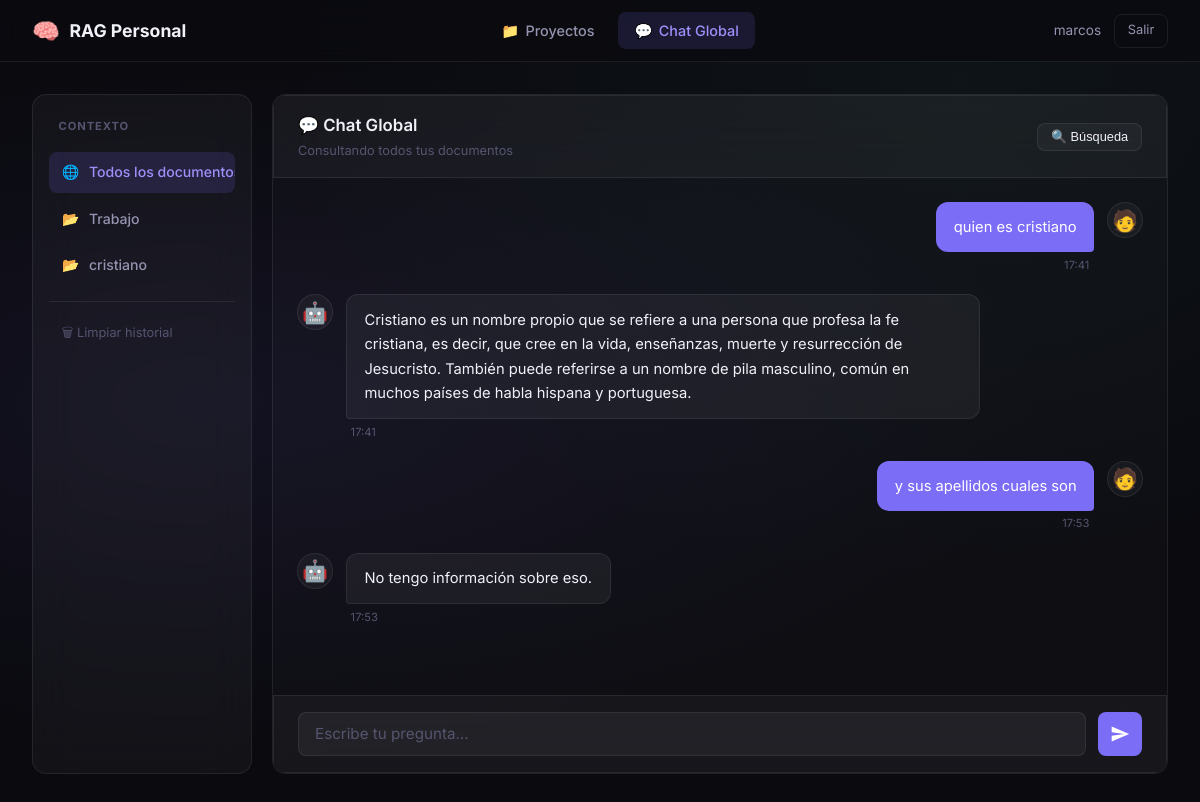
The app's page /chat (signed in) with its own data.
### tables this page shows
CREATE TABLE usuarios (
        id INTEGER PRIMARY KEY AUTOINCREMENT,
        nombre TEXT NOT NULL,
        email TEXT NOT NULL UNIQUE,
        password_hash TEXT NOT NULL,
        creado_en TEXT NOT NULL
    );

CREATE TABLE proyectos (
        id INTEGER PRIMARY KEY AUTOINCREMENT,
        usuario_id INTEGER NOT NULL,
        nombre TEXT NOT NULL,
        descripcion TEXT,
        creado_en TEXT NOT NULL,
        FOREIGN KEY(usuario_id) REFERENCES usuarios(id)
    );

CREATE TABLE mensajes_chat (
        id INTEGER PRIMARY KEY AUTOINCREMENT,
        usuario_id INTEGER NOT NULL,
        proyecto_id INTEGER,
        rol TEXT NOT NULL,
        contenido TEXT NOT NULL,
        creado_en TEXT NOT NULL,
        FOREIGN KEY(usuario_id) REFERENCES usuarios(id),
        FOREIGN KEY(proyecto_id) REFERENCES proyectos(id)
    );

### main.py (the view)
@app.get("/chat", response_class=HTMLResponse)
async def chat_global(request: Request):
    u = usuario_actual(request)
    if not u:
        return RedirectResponse("/login", status_code=303)
    conn = conectar()
    historial = conn.execute(
        "SELECT * FROM mensajes_chat WHERE usuario_id = ? AND proyecto_id IS NULL ORDER BY creado_en ASC LIMIT 100",
        (u["id"],)
    ).fetchall()
    proyectos = conn.execute(
        "SELECT * FROM proyectos WHERE usuario_id = ?", (u["id"],)
    ).fetchall()
    conn.close()
    return templates.TemplateResponse("chat.html", {
        "request": request,
        "usuario": u,
        "historial": historial,
        "proyectos": proyectos,
        "proyecto_actual": None,
        "activo": "chat",
    })

### templates/chat.html (shortened to what this page needs)
{% extends "base.html" %}
{% block content %}
<div class="chat-layout">
  <aside class="chat-sidebar glass">
    <div class="sidebar-title">Contexto</div>
    <a href="/chat" class="sidebar-item {% if not proyecto_actual %}active{% endif %}">
      <span>🌐</span> Todos los documentos
    </a>
    {% for p in proyectos %}
    <a href="/chat/{{ p.id }}" class="sidebar-item {% if proyecto_actual and proyecto_actual.id == p.id %}active{% endif %}">
      <span>📂</span> {{ p.nombre }}
    </a>
    {% endfor %}
    <div class="sidebar-divider"></div>
    <form method="post" action="/chat/limpiar">
      <button type="submit" class="sidebar-clear" onclick="return confirm('¿Borrar historial?')">
        🗑 Limpiar historial
      </button>
    </form>
  </aside>
  <div class="chat-area">
    <div class="chat-header glass">
      <div>
        <h2 class="chat-title">
          {% if proyecto_actual %}
            💬 {{ proyecto_actual.nombre }}
          {% else %}
            💬 Chat Global
          {% endif %}
        </h2>
        <p class="chat-subtitle">
          {% if proyecto_actual %}
            Consultando documentos de "{{ proyecto_actual.nombre }}"
          {% else %}
            Consultando todos tus documentos
          {% endif %}
        </p>
      </div>
      <button class="btn-secondary btn-sm" id="btn-busqueda" onclick="toggleBusqueda()">🔍 Búsqueda</button>
    </div>
    <div class="chat-messages" id="chat-messages">
      {% for msg in historial %}
      <div class="message message-{{ msg.rol }}">
        <div class="message-avatar">{{ '🧑' if msg.rol == 'user' else '🤖' }}</div>
        <div class="message-bubble">
          <div class="message-content">{{ msg.contenido }}</div>
          <div class="message-time">{{ msg.creado_en[11:16] }}</div>
        </div>
      </div>
      {% endfor %}
    </div>
    <div class="chat-input-area glass">
      <div class="chat-input-row">
        <textarea
          id="chat-input"
          placeholder="Escribe tu pregunta..."
          rows="1"
          class="chat-textarea"
        ></textarea>
        <button class="btn-send" id="btn-enviar" onclick="enviarMensaje()">
          <svg width="20" height="20" viewBox="0 0 24 24" fill="currentColor">
            <path d="M2 21l21-9L2 3v7l15 2-15 2v7z"/>
          </svg>
        </button>
      </div>
    </div>
  </div>
</div>
{% endblock %}

### templates/base.html (shortened to what this page needs)
<!DOCTYPE html>
<html lang="es">
<head>
  <link rel="stylesheet" href="/static/style.css">
</head>
<body>
  {% if request.session.get("usuario_id") %}
  <nav class="navbar">
    <div class="nav-brand">
      <span class="nav-icon">🧠</span>
      <span class="nav-title">RAG Personal</span>
    </div>
    <div class="nav-links">
      <a href="/" class="nav-link {% if activo == 'dashboard' %}active{% endif %}">
        <span>📁</span> Proyectos
      </a>
      <a href="/chat" class="nav-link {% if activo == 'chat' %}active{% endif %}">
        <span>💬</span> Chat Global
      </a>
    </div>
    <div class="nav-user">
      <span class="nav-username">{{ usuario.nombre if usuario else "" }}</span>
      <a href="/logout" class="btn-logout">Salir</a>
    </div>
  </nav>
  {% endif %}
  <main class="main-content">
    {% block content %}{% endblock %}
  </main>
</body>
</html>

### records on screen
usuarios: nombre "marcos"
proyectos: nombre "Trabajo"
proyectos: nombre "cristiano"
mensajes_chat: rol "🧑", contenido "quien es cristiano", creado_en "17:41"
mensajes_chat: rol "🤖", contenido "Cristiano es un nombre propio que se refiere a una persona que profesa la fe cristiana, es decir, que cree en la vida, enseñanzas, muerte y resurrección de Jesucristo. También puede referirse a un nombre de pila masculino, común en muchos países de habla hispana y portuguesa.", creado_en "17:41"
mensajes_chat: rol "🧑", contenido "y sus apellidos cuales son", creado_en "17:53"
mensajes_chat: rol "🤖", contenido "No tengo información sobre eso.", creado_en "17:53"
